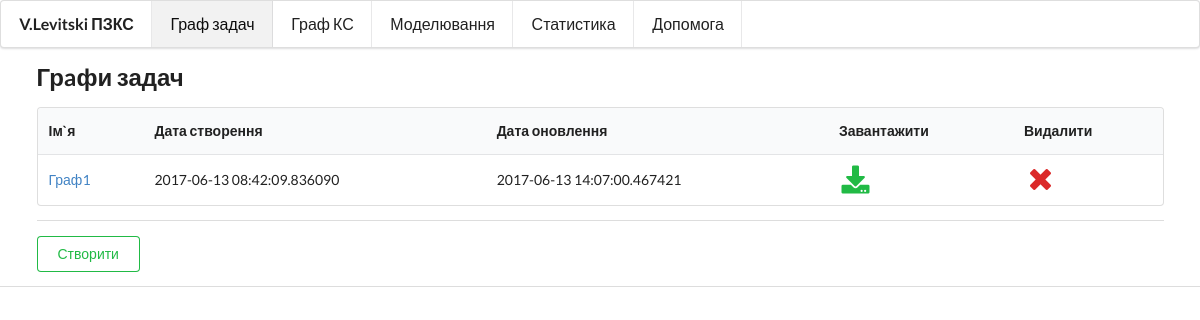
/task-graph/, run on an earlier commit of the app's database.
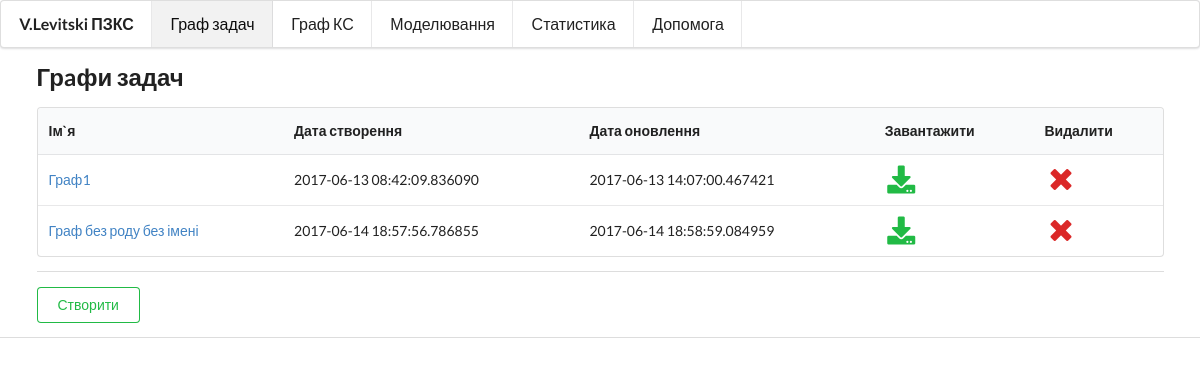
And on a later commit of the database.
### app.py (models this page shows, shortened)
class TaskGraph(db.Model):
    id = db.Column(db.Integer, primary_key=True, autoincrement=True)
    name = db.Column(db.String)
    created_at = db.Column(db.DateTime)
    updated_at = db.Column(db.DateTime)
    queue = db.Column(db.String)
    data = db.Column(db.String)

### app.py (the view)
@app.route('/task-graph/')
def task_graph():
    graphs = TaskGraph.query.all()
    return render_template('task_graph.html', graphs=graphs)

### templates/task_graph.html (shortened to what this page needs)
{% extends "index.html" %}
{% block head %}
{{ super() }}
{% endblock %}
{% block content %}
{{ super() }}
<div class="ui container">
    {% if graphs %}
    <h2>Грaфи задач</h2>
    <table class="ui table">
        <thead>
        <tr>
            <th>Ім`я</th>
            <th>Дата створення</th>
            <th>Дата оновлення</th>
            <th>Завантажити</th>
            <th>Видалити</th>
        </tr>
        </thead>
        <tbody>
        {% for g in graphs %}
        <tr>
            <td>
                <a href="{{ url_for('save_task_graph',id=g.id) }}">
                    {{ g.name }}
                </a>
            </td>
            <td>{{ g.created_at }}</td>
            <td>{{ g.updated_at }}</td>
            <td>
                <a href="{{ url_for('download_task_graph', id=g.id) }}"><i
                        class="download big green icon"></i></a>
            </td>
            <td>
                <a href="{{ url_for('delete_task_graph', id=g.id) }}"><i
                        class="remove big red icon"></i></a></td>
        </tr>
        {% endfor %}
        </tbody>
    </table>
    {% endif %}
    <div class="ui divider"></div>
    <a class="ui basic positive button"
       href="{{ url_for('save_task_graph') }}">Створити</a></div>
</div>
{% endblock %}

What changed in the data, as far as the page shows it:
added TaskGraph: name "Граф без роду без імені", created_at "2017-06-14 18:57:56.786855", updated_at "2017-06-14 18:58:59.084959"
